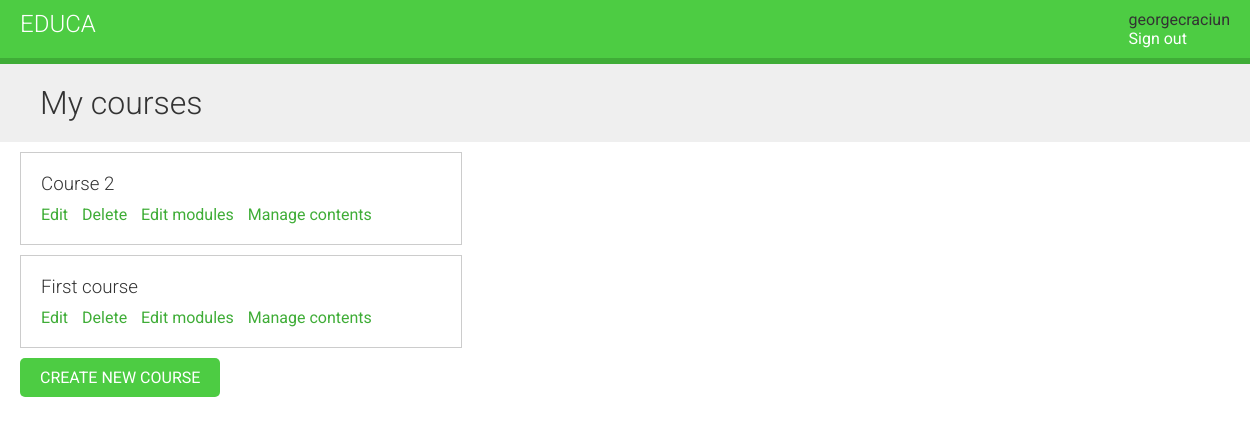
Before: /course/mine/ (signed in) with the older database file.
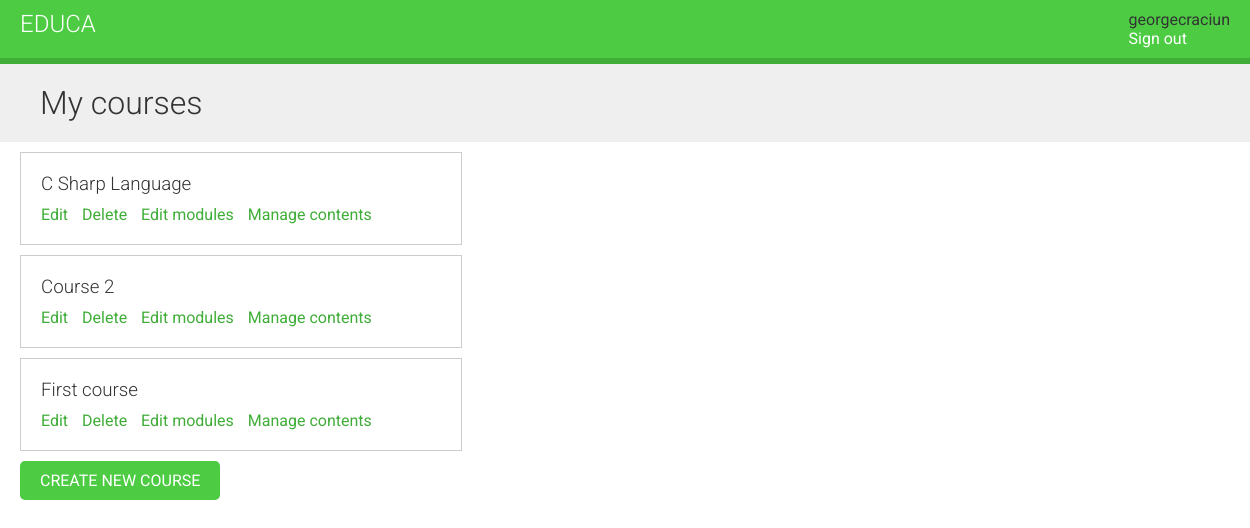
After: the same page with the newer database file.
### courses/models.py (models this page shows, shortened)
class Course(models.Model):
    owner = models.ForeignKey(User,
        related_name='courses_created',
        on_delete=models.CASCADE)
    subject = models.ForeignKey(Subject,
    related_name='courses',
    on_delete=models.CASCADE)
    title = models.CharField(max_length=200)
    slug = models.SlugField(max_length=200, unique=True)
    overview = models.TextField()
    created = models.DateTimeField(auto_now_add=True)
    students=models.ManyToManyField(User,related_name='courses_joined',blank=True)
    class Meta:
        ordering = ['-created']

### courses/views.py (the view)
class ManageCourseListView(OwnerCourseMixin, ListView):
    template_name = 'courses/manage/course/list.html'
    permission_required = 'courses.view_course'

### courses/views.py (called while the page is built)
    def get_queryset(self):
        qs = super().get_queryset()
        return qs.filter(owner=self.request.user)

### courses/templates/courses/manage/course/list.html (shortened to what this page needs)
{% extends "base.html" %}
{% block content %}
    <h1>My courses</h1>
    <div class="module">
    {% for course in object_list %}
    <div class="course-info">
        <h3>{{ course.title }}</h3>
        <p>
            <a href="{% url "course_edit" course.id %}">Edit</a>
            <a href="{% url "course_delete" course.id %}">Delete</a>
            <a href="{% url "course_module_update" course.id %}">Edit modules</a>
            {% if course.modules.count > 0 %}
                <a href="{% url "module_content_list" course.modules.first.id %}">
                Manage contents</a>
            {% endif %}
        </p>
        </div>
        {% empty %}
            <p>You haven't created any courses yet.</p>
        {% endfor %}
        <p>
            <a href="{% url "course_create" %}" class="button">Create new
            course</a>
        </p>
    </div>
{% endblock %}

Changed rows visible on the page:
added Course: title "C Sharp Language", shows "Manage contents"
